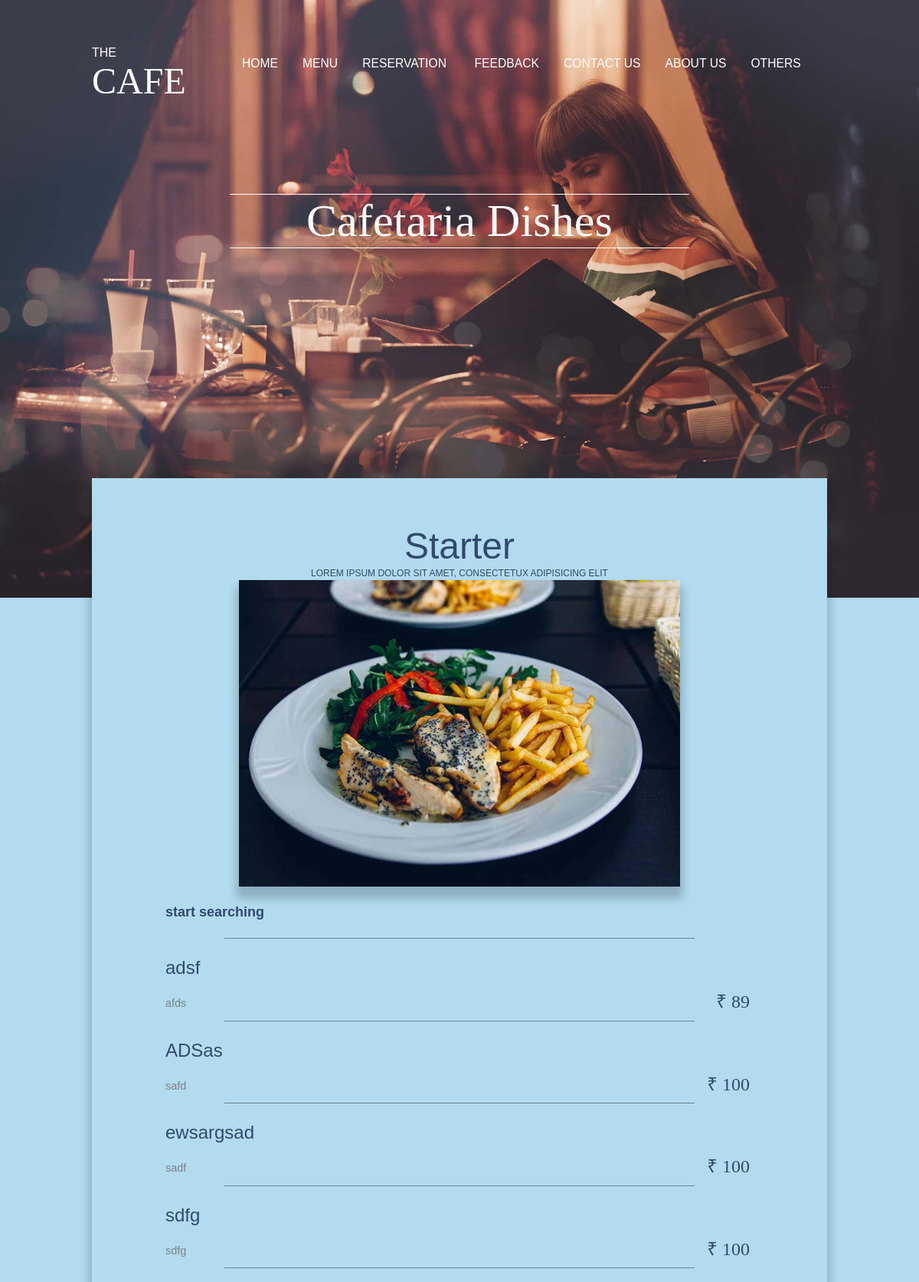
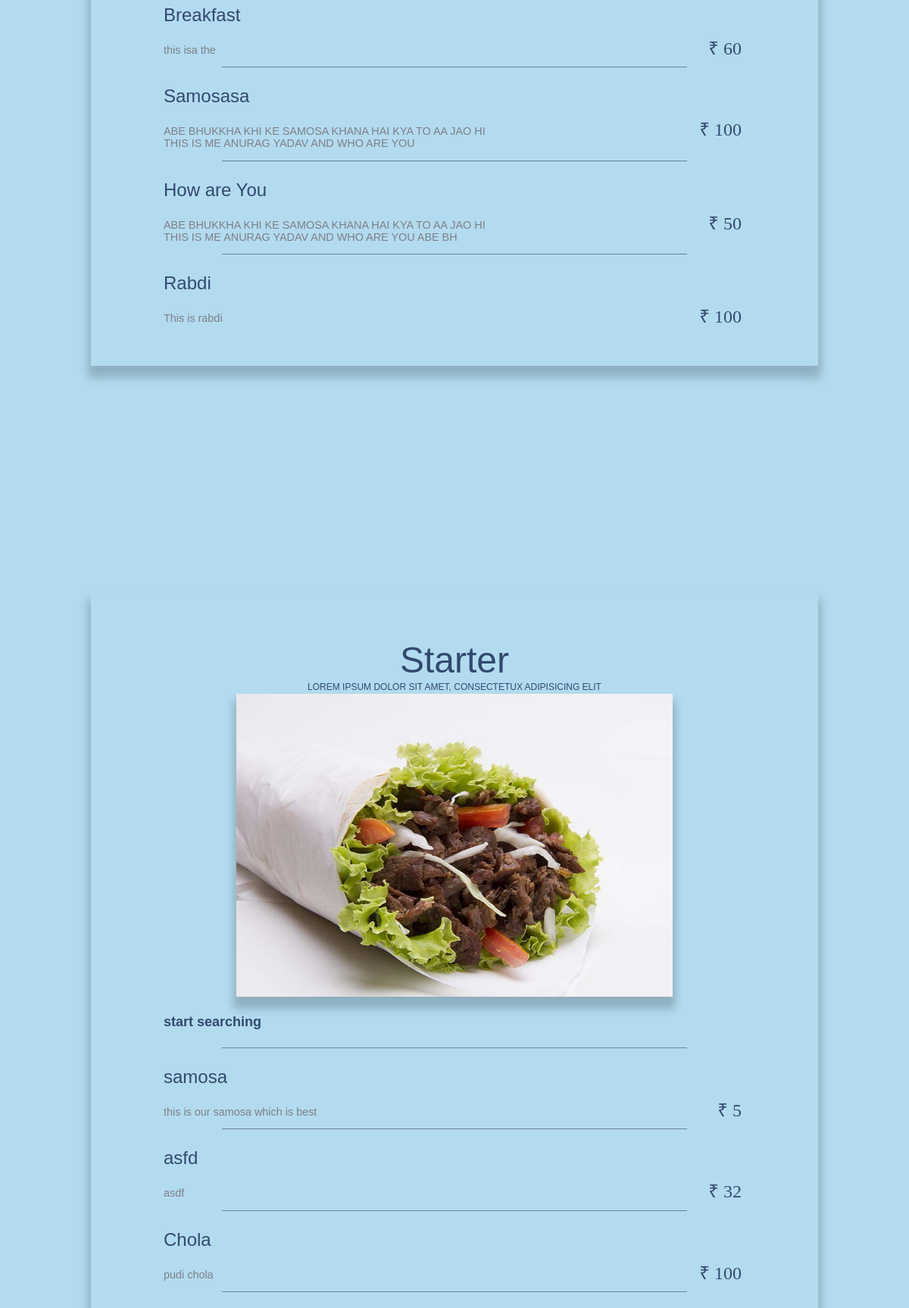
The app's page /customer/menu.php (upper part) with its own data (2 pictures, top to bottom).
### tables this page shows
CREATE TABLE `menus` (
  `menu_id` int(10) UNSIGNED NOT NULL,
  `category_id` int(10) UNSIGNED NOT NULL,
  `name` varchar(40) NOT NULL,
  `info` varchar(100) DEFAULT NULL,
  `price` int(4) NOT NULL,
  `date_entered` datetime NOT NULL
);

### customer/menu.php (the view, shortened to what this page needs)
<?php
require('./../mysqli_connect.php');
?>
<html>
<head>
    <link rel="stylesheet" type="text/css" href="./../css/footer.css" />
    <link rel="stylesheet" type="text/css" href="./../css/customer-header.css" />
    <link rel="stylesheet" type="text/css" href="./../css/menu.css" />
</head>
<body>
    <?php
        include('./../includes/customer-header.php');
    ?>
        <div class="menu-main-heading">
            <?php $heading = 'Cafetaria Dishes';?>
            <p class="menu-title">
                <?php echo $heading;?>
            </p>
        </div>
        <div class="menu-container">
            <?php
                $n=1;
            while($n<=3){
                $q = "SELECT c.name as category, m.name, m.info, m.price FROM menus as m INNER JOIN menu_category as c ON m.category_id=c.category_id where c.category_id = '$n'";
                $res = @mysqli_query($dbc,$q);
                if($res){
                    echo"<div class=\"menu-card\" style=\"width:80%;margin-top:25%\">";
                            echo "<p class="."menu-card-main-heading".">Starter</p>";
                            echo "<p class=\"menu-card-info\"> LOREM IPSUM DOLOR SIT AMET, CONSECTETUX ADIPISICING ELIT</p>";
                            if($n==1){
                                echo "<div class=\"menu-card-image\"><img src=\"./../images/starter.jpeg\"\" width=\"100%\" height=\"400px\"/></div>";
                            }
                            elseif($n==2){
                                echo "<div class=\"menu-card-image\"><img src=\"./../images/card.jpeg\"\" width=\"100%\" height=\"400px\"/></div>";
                            }
                            elseif($n==3){
                                echo "<div class=\"menu-card-image\"><img src=\"./../images/rest3.jpeg\"\" width=\"100%\" height=\"400px\"/></div>";
                            }
                            echo "<div class=\"menu-table-div\">";
                            echo "<p class=\"menu-table-title\">start searching</p>";
                            while($row = mysqli_fetch_array($res, MYSQLI_ASSOC)){
                                echo "<div style=\"border-bottom:1px solid rgba(0,0,0,0.4); margin:auto;width:80%;\"></div>";
                                echo "<div class=\"menu-card-container\" style=\"background-color: rgb(179, 219, 239);\">";
                                        echo "<div class=\"just-menu\">";
                                            echo "<div class=\"just-menu-info-div\">";
                                                echo "<p class=\"menu-name\">".$row['name']."</p>";
                                                echo "<p class=\"price\">&#8377;&nbsp;".$row['price']."</p>";
                                                echo "<p class=\"menu-info\">".$row['info']."</p>";
                                            echo "</div>";
                                        echo "</div>";
                                echo "</div>";
                            }
                            echo "</div>";
                    echo "</div>";
                }
                else{
                    echo '<h1>Current menu items can\'t be retrieved Sorry for any Inconvinience</h1>';
                    echo '<p>'.mysqli_error($dbc).'<br /><br />Query:'.$q;
                    mysqli_close($dbc);
                }
                $n++;
            }
            ?>
        </div>
</body>
</html>

### css/menu.css (style rules this page uses)
body { width: 100%; margin: 0px; padding: 0px; background-color: #b2dbef; background-image: url('./../images/rest2.jpeg'); background-repeat: no-repeat; background-size: contain; }
.menu-container { width: 100%; margin: auto; }
.menu-main-heading { border-top: 1px solid white; border-bottom: 1px solid white; width: 50%; height: auto; margin: auto; margin-top: 120px; box-sizing: border-box; }
.menu-title { text-align: center; margin: 0px; padding-top: 0px; color: white; font-family: cursive; font-size: 5vw; letter-spacing: .01vw; }
.menu-card-main-heading { font-family: sans-serif; font-size: 4vw; text-align: center; color: #32496f; line-height: 1; padding-top: 25px; margin: 0; padding-bottom: 2; }
.menu-card { margin: auto; background-color: #b2dbef; width: 100%; box-sizing: border-box; padding-top: 40px; padding-bottom: 40px; min-height: 1200px; box-shadow: 0px 12px 12px 4px rgba(0, 0, 0, 0.2); margin-bottom: 10%; }
.menu-card-info { margin: 0; padding: 8; font-family: sans-serif; font-size: 1vw; line-height: .2; text-align: center; color: #32496f; }
.menu-card-image { margin: auto; width: 60%; height: 400px; border-radius: 2px; box-shadow: 0px 12px 12px 4px rgba(0, 0, 0, 0.2); transition: transform 1s; }
.menu-table-title { font-size: 1.5vw; padding-top: 5px; padding-bottom: 5px; font-weight: bold; font-family: sans-serif; color: #32496f; }
.menu-table-div { margin: auto; width: 80%; box-sizing: border-box; }
.menu-name { font-family: sans-serif; font-size: 2vw; color: #32496f; }
.just-menu { margin: 0; width: 100%; min-height: 40px; }
.menu-info { color: #7d7f87; font-family: sans-serif; text-align: left; width: 60%; font-size: 1.2vw; }
.just-menu-info-div { width: 100%; box-sizing: border-box; }
.price { font-family: cursive; color: #32496f; float: right; margin-top: -12px; padding-right: 5px; font-size: 2vw; }

### records on screen
menus: name "adsf", price "89", info "afds"
menus: name "ADSas", price "100", info "safd"
menus: name "ewsargsad", price "100", info "sadf"
menus: name "sdfg", price "100", info "sdfg"
menus: name "Breakfast", price "60", info "this isa the"
menus: name "Samosasa", price "100", info "ABE BHUKKHA KHI KE SAMOSA KHANA HAI KYA TO AA JAO HI THIS IS ME ANURAG YADAV AND WHO ARE YOU"
menus: name "How are You", price "50", info "ABE BHUKKHA KHI KE SAMOSA KHANA HAI KYA TO AA JAO HI THIS IS ME ANURAG YADAV AND WHO ARE YOU ABE BH"
menus: name "Rabdi", price "100", info "This is rabdi"
menus: name "samosa", price "5", info "this is our samosa which is best"
menus: name "asfd", price "32", info "asdf"
menus: name "Chola", price "100", info "pudi chola"

### other values on screen
$heading "CAFE"
$heading "Cafetaria Dishes"
